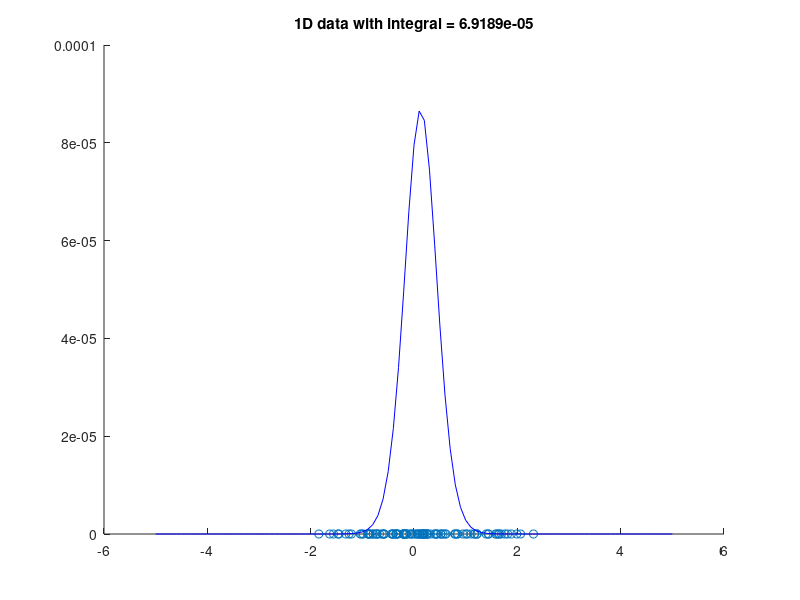

Write the MATLAB code that produced this figure.
% 1D integral

% make some data
nn = 100;
a = randn(nn,1);

%make the function
func = @(x) sum(exp(- norm(x-a) ) );

%some bounds
xmin = -5;
xmax = 5;
xtemp = -5:0.1:5;

%compute intergal
intval = integral(func,xmin,xmax,'ArrayValued',true);

%get rbf at each point
for ii = 1:length(xtemp);
    prob(ii) = func(xtemp(ii));
end

%for comparison
sumscale = sum(prob)

%make plot
figure
scatter(a,zeros(nn,1),'ro')
hold on
plot(xtemp,prob,'b')
hold off
str = sprintf('1D data with integral = %d', intval);
title(str)
